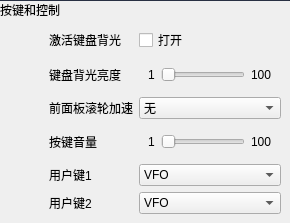
             <widget class="QWidget" name="KeyControl" native="true">
              <layout class="QVBoxLayout" name="verticalLayout_6">
               <property name="spacing">
                <number>0</number>
               </property>
               <property name="leftMargin">
                <number>0</number>
               </property>
               <property name="topMargin">
                <number>0</number>
               </property>
               <property name="rightMargin">
                <number>0</number>
               </property>
               <property name="bottomMargin">
                <number>0</number>
               </property>
               <item>
                <widget class="Line" name="line_2">
                 <property name="maximumSize">
                  <size>
                   <width>16777215</width>
                   <height>1</height>
                  </size>
                 </property>
                 <property name="styleSheet">
                  <string notr="true">QWidget{
	background-color:rgb(35,42,58);
	font:'宋体';
}</string>
                 </property>
                 <property name="orientation">
                  <enum>Qt::Horizontal</enum>
                 </property>
                </widget>
               </item>
               <item>
                <widget class="QLabel" name="label_17">
                 <property name="maximumSize">
                  <size>
                   <width>16777215</width>
                   <height>20</height>
                  </size>
                 </property>
                 <property name="text">
                  <string>按键和控制</string>
                 </property>
                </widget>
               </item>
               <item>
                <widget class="QWidget" name="widget_5" native="true">
                 <layout class="QGridLayout" name="gridLayout_3">
                  <property name="leftMargin">
                   <number>9</number>
                  </property>
                  <property name="topMargin">
                   <number>9</number>
                  </property>
                  <item row="3" column="3">
                   <widget class="QWidget" name="widget_7" native="true">
                    <property name="maximumSize">
                     <size>
                      <width>270</width>
                      <height>16777215</height>
                     </size>
                    </property>
                    <layout class="QHBoxLayout" name="horizontalLayout_7">
                     <item>
                      <widget class="QLabel" name="label_24">
                       <property name="text">
                        <string>1</string>
                       </property>
                      </widget>
                     </item>
                     <item>
                      <widget class="QSlider" name="horizontalSlider_3">
                       <property name="focusPolicy">
                        <enum>Qt::NoFocus</enum>
                       </property>
                       <property name="orientation">
                        <enum>Qt::Horizontal</enum>
                       </property>
                      </widget>
                     </item>
                     <item>
                      <widget class="QLabel" name="label_25">
                       <property name="text">
                        <string>100</string>
                       </property>
                      </widget>
                     </item>
                    </layout>
                   </widget>
                  </item>
                  <item row="0" column="1">
                   <widget class="QLabel" name="label_22">
                    <property name="text">
                     <string>激活键盘背光</string>
                    </property>
                   </widget>
                  </item>
                  <item row="4" column="3">
                   <widget class="QComboBox" name="comboBox_4">
                    <property name="maximumSize">
                     <size>
                      <width>270</width>
                      <height>16777215</height>
                     </size>
                    </property>
                    <property name="focusPolicy">
                     <enum>Qt::NoFocus</enum>
                    </property>
                    <item>
                     <property name="text">
                      <string>VFO</string>
                     </property>
                    </item>
                    <item>
                     <property name="text">
                      <string>单音</string>
                     </property>
                    </item>
                    <item>
                     <property name="text">
                      <string>音频静音</string>
                     </property>
                    </item>
                    <item>
                     <property name="text">
                      <string>静噪</string>
                     </property>
                    </item>
                    <item>
                     <property name="text">
                      <string>手动增益控制</string>
                     </property>
                    </item>
                    <item>
                     <property name="text">
                      <string>自动量程</string>
                     </property>
                    </item>
                    <item>
                     <property name="text">
                      <string>保存存储</string>
                     </property>
                    </item>
                    <item>
                     <property name="text">
                      <string>抑制</string>
                     </property>
                    </item>
                    <item>
                     <property name="text">
                      <string>扫描运行/停止</string>
                     </property>
                    </item>
                    <item>
                     <property name="text">
                      <string>记录运行/停止</string>
                     </property>
                    </item>
                    <item>
                     <property name="text">
                      <string>保存位置</string>
                     </property>
                    </item>
                    <item>
                     <property name="text">
                      <string>向左峰值搜索</string>
                     </property>
                    </item>
                    <item>
                     <property name="text">
                      <string>向右峰值搜索</string>
                     </property>
                    </item>
                   </widget>
                  </item>
                  <item row="4" column="1">
                   <widget class="QLabel" name="label_26">
                    <property name="text">
                     <string>用户键1</string>
                    </property>
                   </widget>
                  </item>
                  <item row="3" column="1">
                   <widget class="QLabel" name="label_23">
                    <property name="text">
                     <string>按键音量</string>
                    </property>
                   </widget>
                  </item>
                  <item row="2" column="3">
                   <widget class="QComboBox" name="comboBox_3">
                    <property name="maximumSize">
                     <size>
                      <width>270</width>
                      <height>16777215</height>
                     </size>
                    </property>
                    <property name="focusPolicy">
                     <enum>Qt::NoFocus</enum>
                    </property>
                    <item>
                     <property name="text">
                      <string>无</string>
                     </property>
                    </item>
                    <item>
                     <property name="text">
                      <string>快速</string>
                     </property>
                    </item>
                   </widget>
                  </item>
                  <item row="0" column="3">
                   <widget class="QCheckBox" name="checkBox">
                    <property name="focusPolicy">
                     <enum>Qt::NoFocus</enum>
                    </property>
                    <property name="text">
                     <string>打开</string>
                    </property>
                   </widget>
                  </item>
                  <item row="1" column="1">
                   <widget class="QLabel" name="label_18">
                    <property name="text">
                     <string>键盘背光亮度</string>
                    </property>
                   </widget>
                  </item>
                  <item row="2" column="1">
                   <widget class="QLabel" name="label_19">
                    <property name="text">
                     <string>前面板滚轮加速</string>
                    </property>
                   </widget>
                  </item>
                  <item row="5" column="3">
                   <widget class="QComboBox" name="comboBox_5">
                    <property name="maximumSize">
                     <size>
                      <width>270</width>
                      <height>16777215</height>
                     </size>
                    </property>
                    <property name="focusPolicy">
                     <enum>Qt::NoFocus</enum>
                    </property>
                    <item>
                     <property name="text">
                      <string>VFO</string>
                     </property>
                    </item>
                    <item>
                     <property name="text">
                      <string>单音</string>
                     </property>
                    </item>
                    <item>
                     <property name="text">
                      <string>音频静音</string>
                     </property>
                    </item>
                    <item>
                     <property name="text">
                      <string>静噪</string>
                     </property>
                    </item>
                    <item>
                     <property name="text">
                      <string>手动增益控制</string>
                     </property>
                    </item>
                    <item>
                     <property name="text">
                      <string>自动量程</string>
                     </property>
                    </item>
                    <item>
                     <property name="text">
                      <string>保存存储</string>
                     </property>
                    </item>
                    <item>
                     <property name="text">
                      <string>抑制</string>
                     </property>
                    </item>
                    <item>
                     <property name="text">
                      <string>扫描运行/停止</string>
                     </property>
                    </item>
                    <item>
                     <property name="text">
                      <string>记录运行/停止</string>
                     </property>
                    </item>
                    <item>
                     <property name="text">
                      <string>保存位置</string>
                     </property>
                    </item>
                    <item>
                     <property name="text">
                      <string>向左峰值搜索</string>
                     </property>
                    </item>
                    <item>
                     <property name="text">
                      <string>向右峰值搜索</string>
                     </property>
                    </item>
                   </widget>
                  </item>
                  <item row="1" column="0">
                   <spacer name="horizontalSpacer_5">
                    <property name="orientation">
                     <enum>Qt::Horizontal</enum>
                    </property>
                    <property name="sizeHint" stdset="0">
                     <size>
                      <width>40</width>
                      <height>20</height>
                     </size>
                    </property>
                   </spacer>
                  </item>
                  <item row="5" column="1">
                   <widget class="QLabel" name="label_27">
                    <property name="text">
                     <string>用户键2</string>
                    </property>
                   </widget>
                  </item>
                  <item row="1" column="3">
                   <widget class="QWidget" name="widget_6" native="true">
                    <property name="maximumSize">
                     <size>
                      <width>270</width>
                      <height>16777215</height>
                     </size>
                    </property>
                    <layout class="QHBoxLayout" name="horizontalLayout_6">
                     <item>
                      <widget class="QLabel" name="label_20">
                       <property name="text">
                        <string>1</string>
                       </property>
                      </widget>
                     </item>
                     <item>
                      <widget class="QSlider" name="horizontalSlider_2">
                       <property name="focusPolicy">
                        <enum>Qt::NoFocus</enum>
                       </property>
                       <property name="orientation">
                        <enum>Qt::Horizontal</enum>
                       </property>
                      </widget>
                     </item>
                     <item>
                      <widget class="QLabel" name="label_21">
                       <property name="text">
                        <string>100</string>
                       </property>
                      </widget>
                     </item>
                    </layout>
                   </widget>
                  </item>
                 </layout>
                </widget>
               </item>
              </layout>
             </widget>
